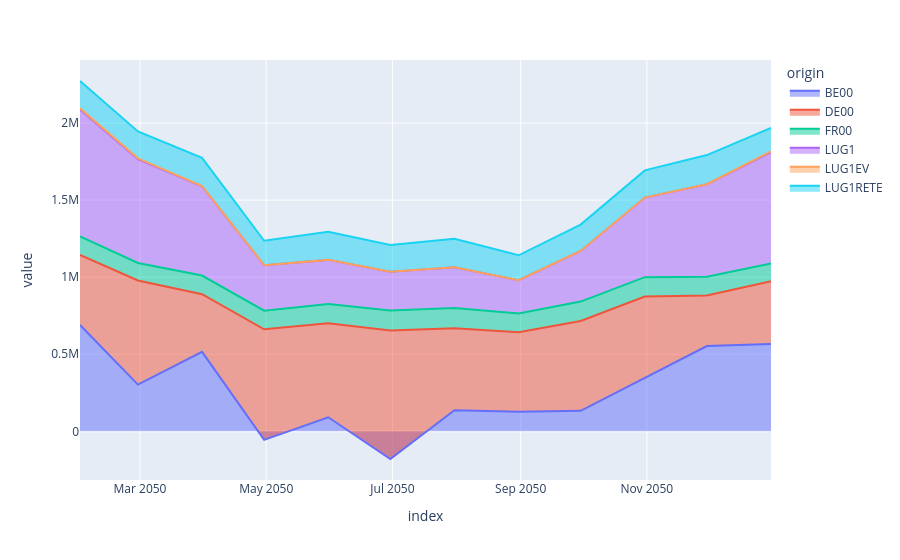

Here is the notebook cell this chart was saved with:
### Code cell
px.area(
    od_hourly.loc[:, lu_imports]
    .resample("ME")
    .sum()
    .groupby(level="origin", axis=1)
    .sum()
)

### Figure 1 — Plotly figure (JSON) as saved in the notebook; plotly's stock layout.template omitted (floating-point values rounded to 4 significant figures)
{"data": [{"fillpattern": {"shape": ""}, "hovertemplate": "origin=BE00<br>index=%{x}<br>value=%{y}<extra></extra>", "legendgroup": "BE00", "line": {"color": "#636efa"}, "marker": {"symbol": "circle"}, "mode": "lines", "name": "BE00", "orientation": "v", "showlegend": true, "stackgroup": "1", "type": "scatter", "x": ["2050-01-31T00:00:00", "2050-02-28T00:00:00", "2050-03-31T00:00:00", "2050-04-30T00:00:00", "2050-05-31T00:00:00", "2050-06-30T00:00:00", "2050-07-31T00:00:00", "2050-08-31T00:00:00", "2050-09-30T00:00:00", "2050-10-31T00:00:00", "2050-11-30T00:00:00", "2050-12-31T00:00:00"], "xaxis": "x", "y": [689897, 303163, 515871, -55487, 91390, -179575, 136927, 126328, 133062, 344161, 553566, 566800], "yaxis": "y"}, {"fillpattern": {"shape": ""}, "hovertemplate": "origin=DE00<br>index=%{x}<br>value=%{y}<extra></extra>", "legendgroup": "DE00", "line": {"color": "#EF553B"}, "marker": {"symbol": "circle"}, "mode": "lines", "name": "DE00", "orientation": "v", "showlegend": true, "stackgroup": "1", "type": "scatter", "x": ["2050-01-31T00:00:00", "2050-02-28T00:00:00", "2050-03-31T00:00:00", "2050-04-30T00:00:00", "2050-05-31T00:00:00", "2050-06-30T00:00:00", "2050-07-31T00:00:00", "2050-08-31T00:00:00", "2050-09-30T00:00:00", "2050-10-31T00:00:00", "2050-11-30T00:00:00", "2050-12-31T00:00:00"], "xaxis": "x", "y": [454777, 675788, 374170, 717355, 609658, 833909, 532142, 516729, 582896, 530370, 327224, 407710], "yaxis": "y"}, {"fillpattern": {"shape": ""}, "hovertemplate": "origin=FR00<br>index=%{x}<br>value=%{y}<extra></extra>", "legendgroup": "FR00", "line": {"color": "#00cc96"}, "marker": {"symbol": "circle"}, "mode": "lines", "name": "FR00", "orientation": "v", "showlegend": true, "stackgroup": "1", "type": "scatter", "x": ["2050-01-31T00:00:00", "2050-02-28T00:00:00", "2050-03-31T00:00:00", "2050-04-30T00:00:00", "2050-05-31T00:00:00", "2050-06-30T00:00:00", "2050-07-31T00:00:00", "2050-08-31T00:00:00", "2050-09-30T00:00:00", "2050-10-31T00:00:00", "2050-11-30T00:00:00", "2050-12-31T00:00:00"], "xaxis": "x", "y": [120175, 112982, 120517, 120918, 124559, 129587, 130975, 121824, 125858, 125826, 122896, 113959], "yaxis": "y"}, {"fillpattern": {"shape": ""}, "hovertemplate": "origin=LUG1<br>index=%{x}<br>value=%{y}<extra></extra>", "legendgroup": "LUG1", "line": {"color": "#ab63fa"}, "marker": {"symbol": "circle"}, "mode": "lines", "name": "LUG1", "orientation": "v", "showlegend": true, "stackgroup": "1", "type": "scatter", "x": ["2050-01-31T00:00:00", "2050-02-28T00:00:00", "2050-03-31T00:00:00", "2050-04-30T00:00:00", "2050-05-31T00:00:00", "2050-06-30T00:00:00", "2050-07-31T00:00:00", "2050-08-31T00:00:00", "2050-09-30T00:00:00", "2050-10-31T00:00:00", "2050-11-30T00:00:00", "2050-12-31T00:00:00"], "xaxis": "x", "y": [823787, 674665, 579046, 294970, 286768, 250957, 264347, 215463, 328292, 516113, 599479, 722802], "yaxis": "y"}, {"fillpattern": {"shape": ""}, "hovertemplate": "origin=LUG1EV<br>index=%{x}<br>value=%{y}<extra></extra>", "legendgroup": "LUG1EV", "line": {"color": "#FFA15A"}, "marker": {"symbol": "circle"}, "mode": "lines", "name": "LUG1EV", "orientation": "v", "showlegend": true, "stackgroup": "1", "type": "scatter", "x": ["2050-01-31T00:00:00", "2050-02-28T00:00:00", "2050-03-31T00:00:00", "2050-04-30T00:00:00", "2050-05-31T00:00:00", "2050-06-30T00:00:00", "2050-07-31T00:00:00", "2050-08-31T00:00:00", "2050-09-30T00:00:00", "2050-10-31T00:00:00", "2050-11-30T00:00:00", "2050-12-31T00:00:00"], "xaxis": "x", "y": [6936, 4637, 1274, 0, 0, 0, 0, 0, 0, 0, 0, 4391], "yaxis": "y"}, {"fillpattern": {"shape": ""}, "hovertemplate": "origin=LUG1RETE<br>index=%{x}<br>value=%{y}<extra></extra>", "legendgroup": "LUG1RETE", "line": {"color": "#19d3f3"}, "marker": {"symbol": "circle"}, "mode": "lines", "name": "LUG1RETE", "orientation": "v", "showlegend": true, "stackgroup": "1", "type": "scatter", "x": ["2050-01-31T00:00:00", "2050-02-28T00:00:00", "2050-03-31T00:00:00", "2050-04-30T00:00:00", "2050-05-31T00:00:00", "2050-06-30T00:00:00", "2050-07-31T00:00:00", "2050-08-31T00:00:00", "2050-09-30T00:00:00", "2050-10-31T00:00:00", "2050-11-30T00:00:00", "2050-12-31T00:00:00"], "xaxis": "x", "y": [177463, 174879, 183415, 158575, 181960, 174462, 184826, 161716, 171599, 176630, 189238, 153577], "yaxis": "y"}], "layout": {"legend": {"title": {"text": "origin"}, "tracegroupgap": 0}, "margin": {"t": 60}, "xaxis": {"anchor": "y", "domain": [0, 1], "title": {"text": "index"}}, "yaxis": {"anchor": "x", "domain": [0, 1], "title": {"text": "value"}}}}
